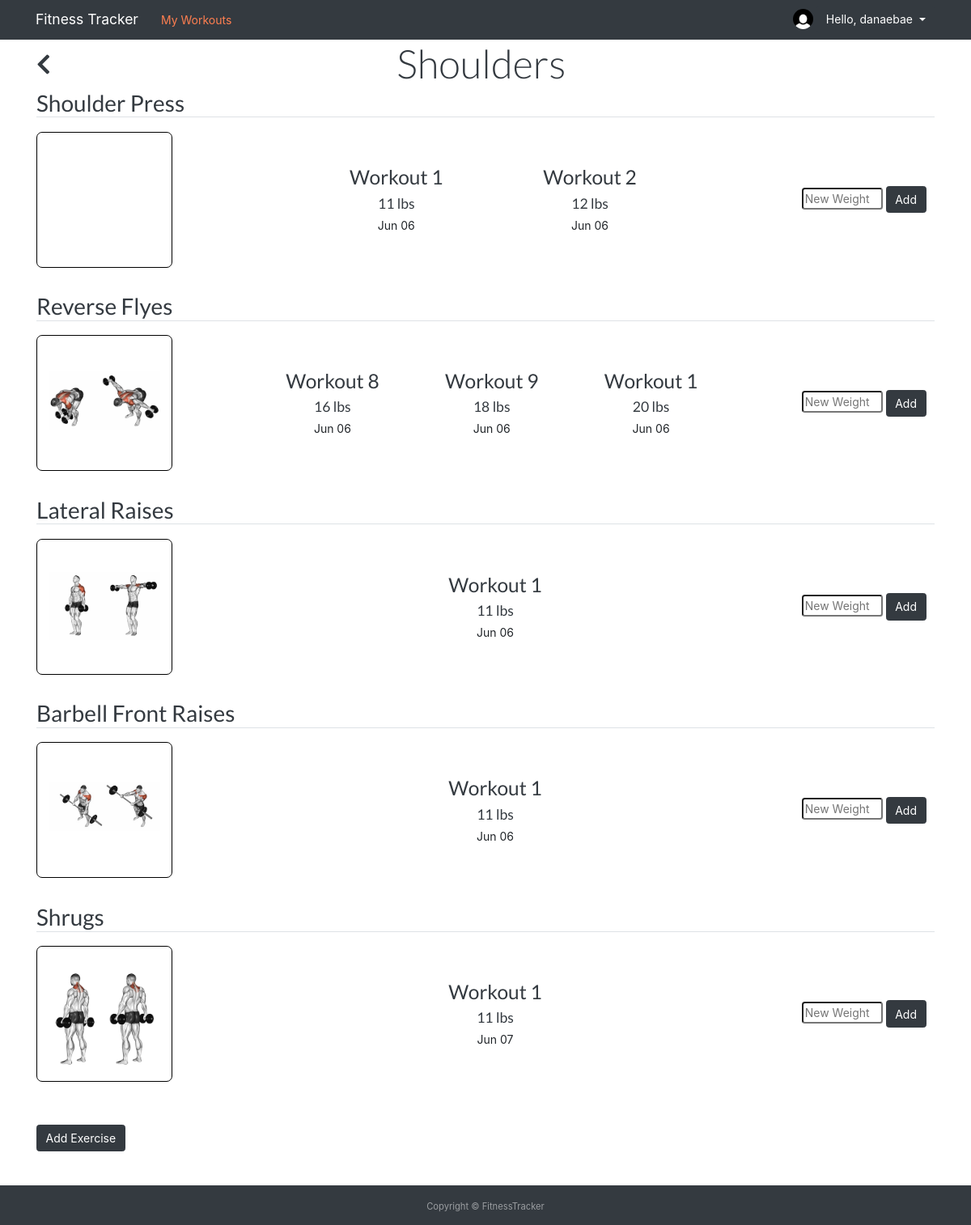
The page /workout/2/ (signed in) on the database as committed earlier.
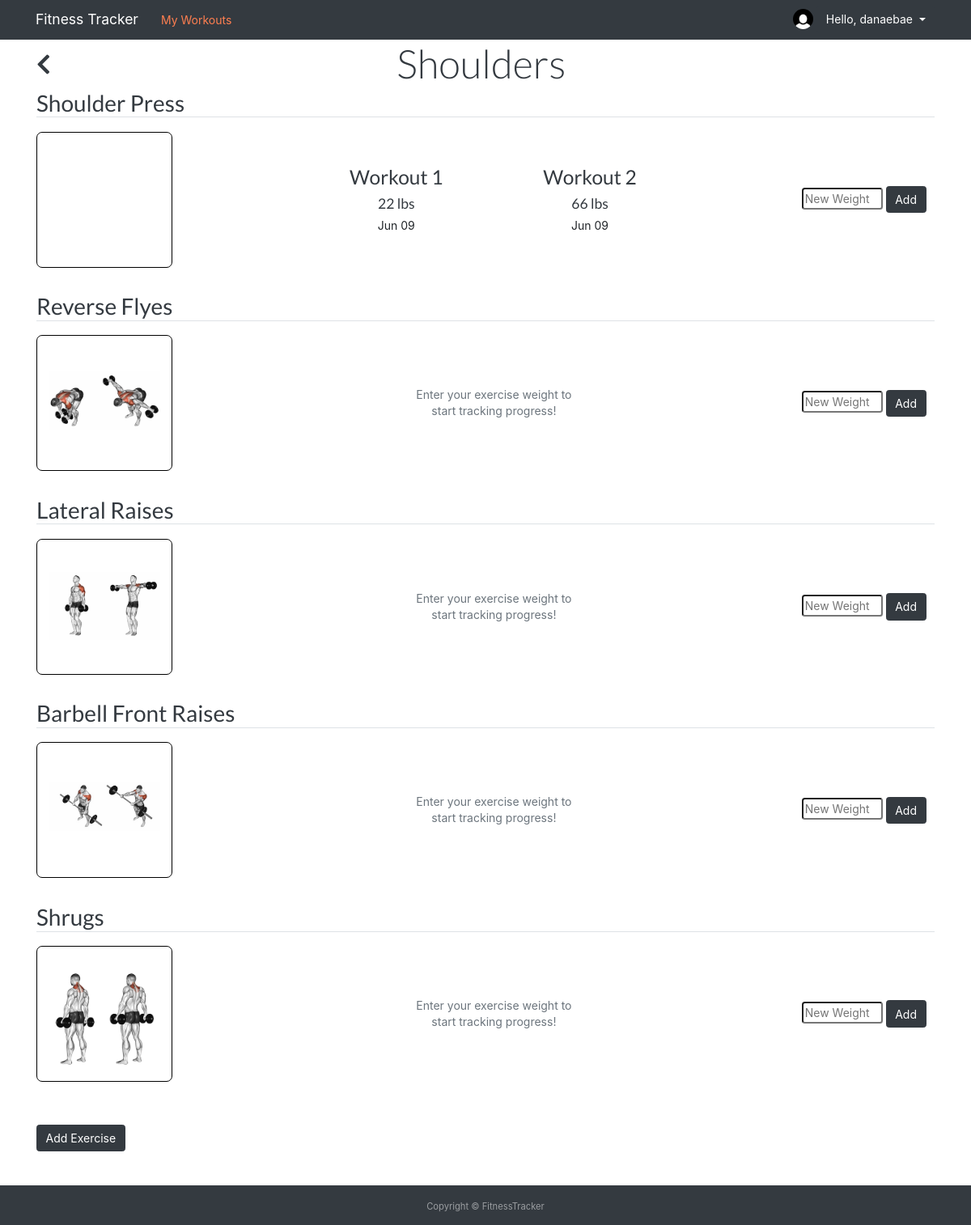
The same page on the database as committed later.
### users/models.py (models this page shows, shortened)
class Profile(models.Model):
    user = models.OneToOneField(User, on_delete=models.CASCADE)
    image = models.ImageField(default='default.jpg', upload_to='profile_pics')

### workouts/models.py (models this page shows, shortened)
class Workout(models.Model):
    workout_name = models.CharField(max_length=100)
    user = models.ForeignKey(User, on_delete=models.CASCADE)
    def __str__(self):
        return self.workout_name
    @property
    def exercise(self):
        return self.workout.all()

class Exercise(models.Model):
    workout = models.ForeignKey(Workout, on_delete=models.CASCADE, related_name='workout')
    exercise_name = models.CharField(max_length=100)
    image = models.ImageField(default='exercise.jpg', upload_to='exercise_pics')
    def __str__(self):
        return self.exercise_name
    @property
    def weight(self):
        return self.exercise.all()

class Weight(models.Model):
    exercise = models.ForeignKey(Exercise, on_delete=models.CASCADE, related_name='exercise')
    weight = models.DecimalField(decimal_places=0, max_digits=10000)
    date_posted = models.DateTimeField(default=timezone.now)
    code = models.IntegerField('Code', default=0)
    class Meta:
        unique_together = ('exercise', 'code')

### workouts/views.py (the view, shortened to what this page needs)
# urls.py: path('workout/<int:workout_id>/', views.workout, name='workouts_workout'),
@login_required
def workout(request, workout_id):
    workouts_all = WorkoutData.objects.all()
    exercise_all = ExerciseData.objects.all()
    workout_main = Workout.objects.get(id=workout_id)
    form = WeightForm()
    form = ExerciseForm()
    context = {
        'workout': workout_main,
        'exercises': exercise_all,
        'workouts_all': workouts_all,
        'exercises': exercise_all,
    }
    return render(request, 'workouts/workout.html', context)

### workouts/models.py (called while the page is built)
    def __str__(self):
        return self.name

### workouts/templates/workouts/workout.html (shortened to what this page needs)
{% extends 'workouts/base.html' %}
{% block content %}
<div class="workout-titlebox">
    <a class="text-decoration-none" href="{% url 'workouts_home' %}"><h2 class="big-link"><i class="fas fa-chevron-left"></i></h2></a>
    <div class="workout-title">
        <h1 class="display-4">{{ workout.workout_name }}</h1>
    </div>
</div>
    {% for exercise in workout.exercise %}
        <div id="replace-section{{ exercise.id }}">
            <a href="{% url 'workouts_exercise' exercise.id %}"><h2 id="{{ exercise.exercise_name }}" class="big-link">{{ exercise.exercise_name }}</h2></a>
            <table class="table">
                <tr>
                    <td class="pl-0">
                        <a href="{% url 'workouts_exercise' exercise.id %}">
                            <div class="workout-box">
                                <br>
                                <img class="workout-image ml-0" src="/media/exercise_pics/{{ exercise }}.jpg" alt="">
                            </div>
                        </a>
                    </td>
                    {% if exercise.weight %}
                    {% for weight in exercise.weight|dictsortreversed:"date_posted"|slice:"3" reversed %}
                    <td class="table-data text-center">
                        <h3>Workout {{ weight.code }}</h3>
                        <h5>{{ weight.weight }} lbs</h5>
                        <p>{{ weight.date_posted|date:'M d' }}</p>
                    </td>
                    {% endfor %}
                    {% else %}
                    <td>
                        <p class="text-muted text-center">Enter your exercise weight to<br> start tracking progress!</p>
                    </td>
                    {% endif %}
                    <td class="table-button">
                        <form class="weight-form" action="/weight/add/{{ exercise.id }}" data-weightId="{{ exercise.id }}" method="POST">
                            <input class="input-form rounded" id="weight" type="text" name="weight" placeholder="New Weight">
                            <button type="submit" class="btn btn-dark" name="btnform1">Add</button>
                        </form>
                    </td>
                    <br>
                </tr>
            </table>
        </div>
    {% endfor %}
    <br>
    <button type="button" class="btn btn-dark mb-5" data-toggle="modal" data-target="#{{ workout }}Modal">
        Add Exercise
    </button>
    <br>
{% endblock content %}

### workouts/templates/workouts/base.html (shortened to what this page needs)
{% load static %}
<!DOCTYPE html>
<html lang="en">
<head>
    <link rel="stylesheet" type='text/css' href="https://cdnjs.cloudflare.com/ajax/libs/semantic-ui/2.2.14/semantic.min.css">
    <link rel="stylesheet" href="https://cdnjs.cloudflare.com/ajax/libs/Chart.js/2.8.0/Chart.min.css" />
    <link rel="stylesheet" href="https://stackpath.bootstrapcdn.com/bootstrap/4.5.0/css/bootstrap.min.css">
    <link rel="stylesheet" href="{% static 'workouts/main.css' %}">
    <link rel="stylesheet" href="https://use.fontawesome.com/releases/v5.7.0/css/all.css">
</head>
<body>
    <header class="site-header">
        <div>
            <nav class="nav navbar-dark bg-dark py-2">
                <div class="container nav">
                <a class="navbar-brand" href="{% url 'workouts_home' %}">Fitness Tracker</a>
                <a class="nav-link" href="{% url 'workouts_home' %}">My Workouts</a>
                <div class="dropdown ml-auto">
                  {% if user.is_authenticated %}
                  <img class="rounded-circle account-img" src="{{ user.profile.image.url }}" alt="">
                  <button class="btn btn-dark dropdown-toggle" type="button" id="dropdownMenu2" data-toggle="dropdown" aria-haspopup="true" aria-expanded="false">
                    Hello, {{ user.username }}
                  </button>
                  {% endif %}
                </div>
                </div>
            </nav>
        </div>
    </header>
    <main>
      <div class="container">
      {% block content %}{% endblock %}
      </div>
    </main>
    <footer id="sticky-footer" class="footer py-3 bg-dark text-white-50">
      <div class="container text-center">
        <small>Copyright &copy; FitnessTracker</small>
      </div>
    </footer>
  </body>
</html>

### workouts/static/workouts/main.css (style rules this page uses)
a { color: black ; }
body main { min-height: calc(100vh - 7rem); }
.nav-link { color: coral; display: inline-block; }
.navbar-brand { margin-left: 1rem; }
h1, h2, h3, h4, h5, h6 { color: rgb(52, 58, 64); }
a .big-link { display: inline-block; }
.input-form { width: 100px; }
td { min-width: 7rem; }
.workout-titlebox { display: inline-block; width: 100%; text-align: center; }
.workout-title { display: inline-block; margin-right: 28px; }
.workout-titlebox a { display: block; float: left; padding: 1rem 0rem; }
.account-img { height: 25px; width: 25px; }
.table td, .table th { vertical-align: middle; }
.table-button { text-align: right; }
.workout-image { max-width: 100%; max-height: 100%; vertical-align: middle; }
.workout-box { border: 1px solid; border-radius: 0.5rem; margin: 0.5rem 0rem; margin-right: 0.5rem; padding: 1rem; height: 12rem; width: 12rem; text-align: center; display: inline-block; vertical-align: middle; }
.workout-box .workout-image { position: relative; top: 25%; transform: translateY(-35%); }

Rows that differ between the two databases and show on the page:
removed Weight: code "1", weight "11", date_posted "Jun 06", shown under Exercise "Shoulder Press"
removed Weight: code "2", weight "12", date_posted "Jun 06", shown under Exercise "Shoulder Press"
removed Weight: code "8", weight "16", date_posted "Jun 06", shown under Exercise "Reverse Flyes"
removed Weight: code "9", weight "18", date_posted "Jun 06", shown under Exercise "Reverse Flyes"
removed Weight: code "1", weight "20", date_posted "Jun 06", shown under Exercise "Reverse Flyes"
removed Weight: code "1", weight "11", date_posted "Jun 06", shown under Exercise "Lateral Raises"
removed Weight: code "1", weight "11", date_posted "Jun 06", shown under Exercise "Barbell Front Raises"
removed Weight: code "1", weight "11", date_posted "Jun 07", shown under Exercise "Shrugs"
added Weight: code "1", weight "22", date_posted "Jun 09", shown under Exercise "Shoulder Press"
added Weight: code "2", weight "66", date_posted "Jun 09", shown under Exercise "Shoulder Press"
shown differently, row unchanged: Exercise "Reverse Flyes": now shows "Enter your exercise weight to start tracking progress!"
shown differently, row unchanged: Exercise "Lateral Raises": now shows "Enter your exercise weight to start tracking progress!"
shown differently, row unchanged: Exercise "Barbell Front Raises": now shows "Enter your exercise weight to start tracking progress!"
shown differently, row unchanged: Exercise "Shrugs": now shows "Enter your exercise weight to start tracking progress!"
